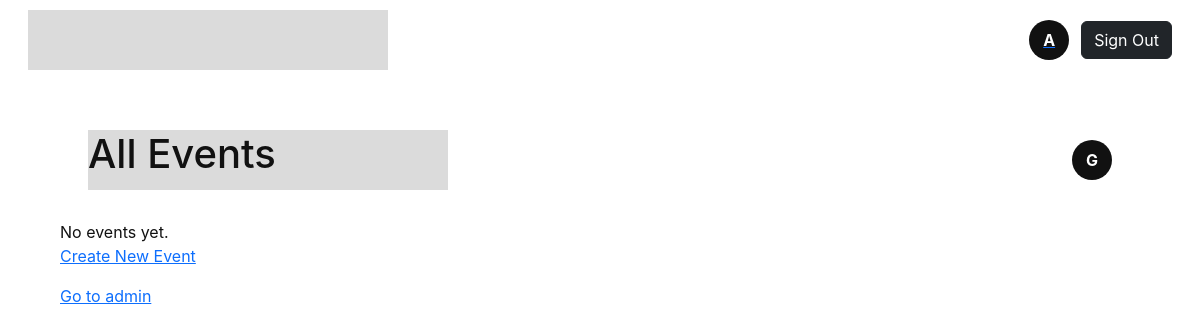
The app's page /events/ (signed in), older data.
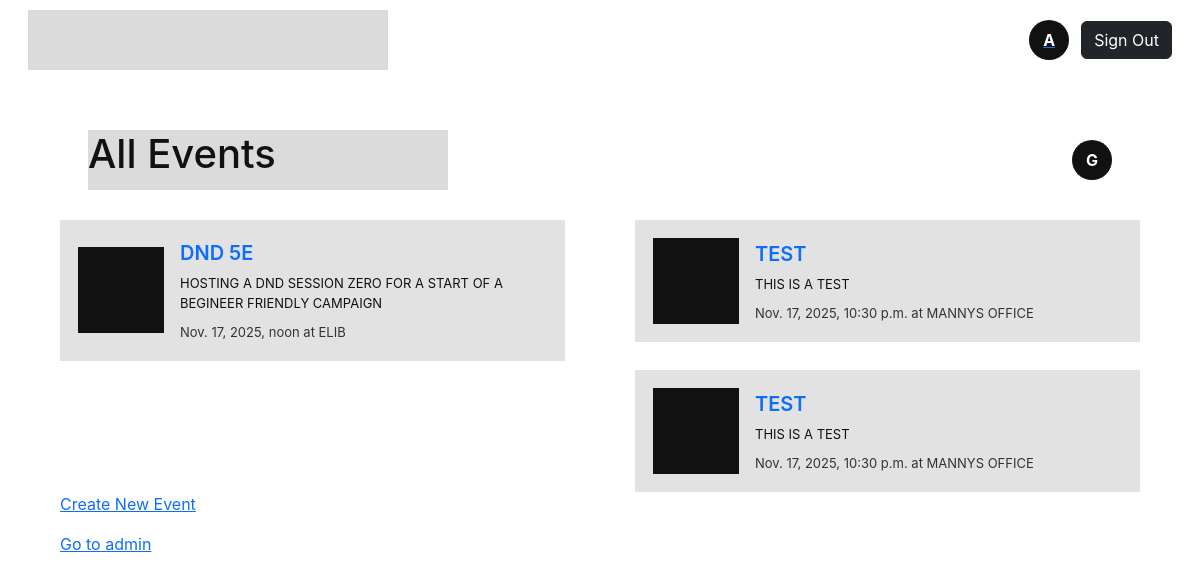
The same page, newer data.
### app/models.py (models this page shows, shortened)
class Event(models.Model):
    PUBLIC = 'public'
    PRIVATE = 'private'
    VISIBILITY_CHOICES = [
        (PUBLIC, 'Public'),
        (PRIVATE, 'Private'),
    ]
    title = models.CharField(max_length=100)
    description = models.TextField(blank=True)
    host = models.ForeignKey(Profile, on_delete=models.CASCADE, related_name='hosted_events')
    location = models.CharField(max_length=255)
    starts_at = models.DateTimeField()
    capacity = models.PositiveIntegerField()
    visibility = models.CharField(max_length=10, choices=VISIBILITY_CHOICES, default=PUBLIC)
    interests = models.ManyToManyField(Interest, blank=True, related_name='events')
    created_at = models.DateTimeField(auto_now_add=True)
    class Meta:
        ordering = ['starts_at']
        indexes = [
            models.Index(fields=['starts_at']),
        ]

### app/views.py (the view)
# urls.py: path('events/', views.event_list, name='event_list'),
@login_required
def event_list(request):
    events = Event.objects.order_by('starts_at')
    return render(request, "app/event_list.html", {"events": events})

### app/templates/app/event_list.html (shortened to what this page needs)
<!doctype html>
<html>
<head>
  <link href="https://cdn.jsdelivr.net/npm/bootstrap@5.3.2/dist/css/bootstrap.min.css" rel="stylesheet">
</head>
<body>
  <div class="topbar">
  <div class="brand-box"></div>
  <div style="display:flex; gap:12px; align-items:center;">
    <a href="{% url 'profile' %}">
      <button class="avatar btn">{{ request.user.username|first|upper }}</button>
    </a>
    <a href="{% url 'logout' %}">
      <button class="btn btn-dark">Sign Out</button>
    </a>
  </div>
</div>
<div class="events-section" id="eventsSection">
    <div class="topbar">
      <div class="brand-box">
        <h1>All Events</h1>
      </div>
      <a href="{% url 'profile' %}" style="text-decoration: none;">
      <button class="avatar btn bun-custom" >G</button>
      </a>
    </div>
    <div class="events-grid">
      {% if events %}
      {% for event in events %}
      <div class="event-card">
        <div class="event-thumb"></div>
        <div class="event-meta">
          <a href="{% url 'event_detail' event.id %}" style="text-decoration: none;">
            <div class="event-title">{{event.title}}</div>
          </a>
          <div class="event-desc">{{event.description}}</div>
          <div class="event-date">{{event.starts_at}} at {{event.location}}</div>
        </div>
      </div>
      {% endfor %}
      {% else %}
        <div>
          No events yet.
        </div>
      {% endif %}
    </div>
        <p><a href="/events/create/">Create New Event</a></p>
        <p><a href="/admin/">Go to admin</a></p>
  </div>
</body>
</html>

### app/templates/app/event_list.html (style rules this page uses)
html, body { height: 100%; margin: 0; }
body { background: #fff; font-family: Inter, system-ui, -apple-system, "Segoe UI", Roboto, "Helvetica Neue", Arial; color: #111; overflow-x: hidden; }
.events-section { padding: 40px 60px; }
.topbar { height: 80px; display: flex; align-items: center; justify-content: space-between; padding: 12px 28px; }
.brand-box { width: 360px; height: 60px; background: #dbdbdb; }
.avatar { width: 40px; height: 40px; border-radius: 50%; background: #111; color: #fff; display: flex; align-items: center; justify-content: center; font-weight: 700; text-decoration: none; }
.events-grid { column-count: 2; column-gap: 70px; margin-top: 20px; }
.event-card { display: flex; background: #e2e2e2; padding: 18px; margin-bottom: 28px; align-items: center; gap: 16px; break-inside: avoid; }
.event-thumb { width: 86px; height: 86px; background: #111; }
.event-meta { flex: 1; }
.event-title { font-size: 20px; font-weight: 600; margin-bottom: 6px; text-decoration: none; }
.event-desc { font-size: 13px; margin-bottom: 10px; }
.event-date { font-size: 13px; color: #333; }

Row changes from the older to the newer data that the page shows:
added Event: title "DND 5E", description "HOSTING A DND SESSION ZERO FOR A START OF A BEGINEER FRIENDLY CAMPAIGN", starts_at "Nov. 17, 2025, noon", location "ELIB"
added Event: title "TEST", description "THIS IS A TEST", starts_at "Nov. 17, 2025, 10:30 p.m.", location "MANNYS OFFICE"
added Event: title "TEST", description "THIS IS A TEST", starts_at "Nov. 17, 2025, 10:30 p.m.", location "MANNYS OFFICE"
Text that changed along with them:
text no longer shown: "No events yet."
